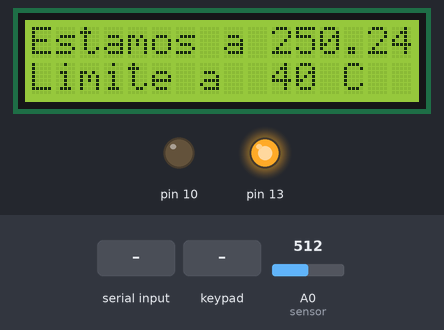
This sketch was run on a simulated Arduino Uno, built with avr-gcc and run on an emulated ATmega328P. Shown: 16×2 character LCD, output pins drawn as LEDs (lit = HIGH). The test bench sets the inputs (shaded band); at power-on: A0 (sensor) = 512. What the sketch prints to the serial monitor is not drawn.

Above: at 1.2 s.
1.3 s: "90,45\n" received over Serial
At 3.0 s:
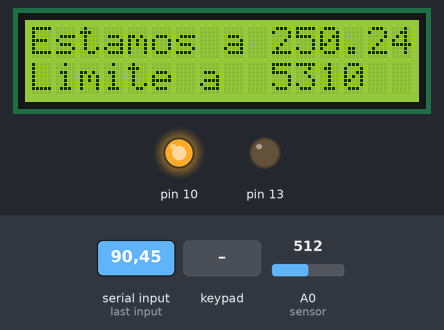
3.5 s: A0 (sensor) set to 716
At 4.6 s:
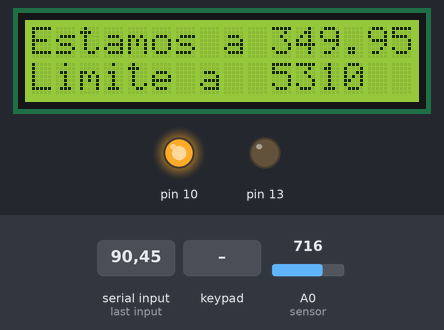
5.0 s: key 'A' pressed
At 6.1 s:
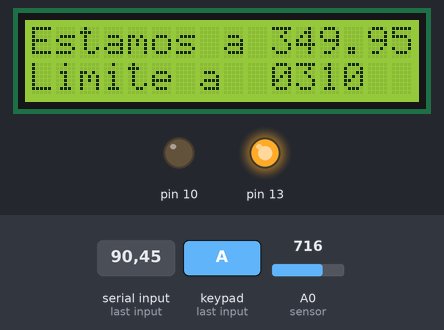
6.6 s: keypad keys 1 2 A pressed 0.4 s apart
At 8.9 s:
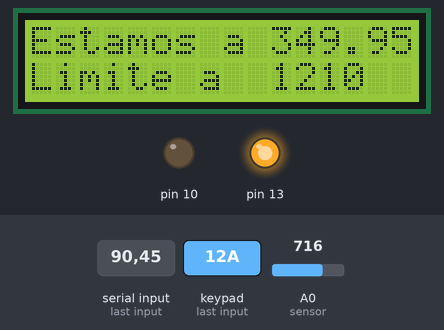
9.3 s: keypad keys 2 5 A pressed 0.4 s apart
At 11.0 s:
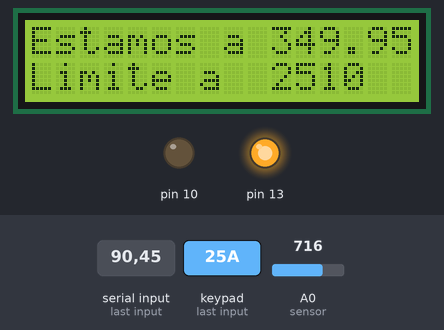
12.0 s: A0 (sensor) set to 900
At 13.0 s:
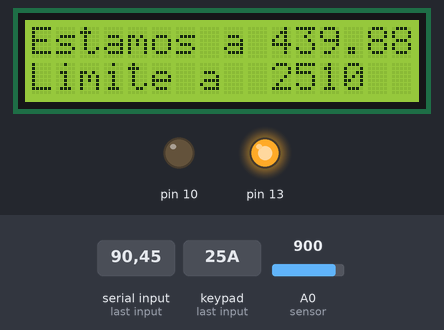
Timing chart, 0 to 14.5 s (numbered marks = the images above; inputs shaded):
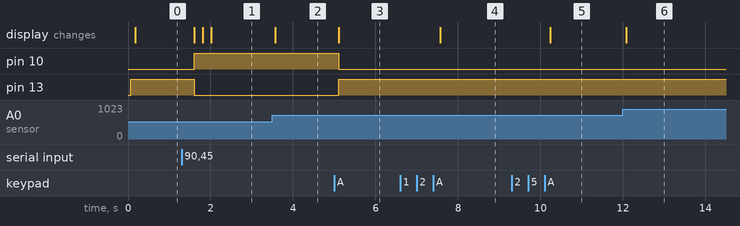

The sketch:

sketch_nov25a.ino
```cpp
int k=0,l=0,input=0;
int cuadro=0,fila=0;
String limite="";
#include <Keypad.h>
int valorlimite=40;
const byte filas=4;
const byte columnas=4;
char teclado[filas][columnas]={
  {'1','2','3','A'},
  {'4','5','6','B'},
  {'7','8','9','C'},
  {'*','0','#','D'}
};
byte biteF[filas]={33,32,31,30};
byte biteC[columnas]={27,26,25,24};
Keypad teclado1= Keypad(makeKeymap(teclado),biteF,biteC,filas,columnas);


#include <LiquidCrystal.h>
LiquidCrystal lcd(12,11,5,4,3,2);
float temp;
void setup() {
pinMode(13,OUTPUT);
pinMode(10,OUTPUT);
Serial.begin(9600);
lcd.begin(16,2);
lcd.print("Estamos a      C");
lcd.setCursor(0,1);
lcd.print("Limite a     C");
}

void loop() {
  Serial.println(analogRead(A0));//recibe valor del sensor
  temp=(500.0*analogRead(A0))/1023;

  if(temp>valorlimite){
      digitalWrite(13,HIGH);
      digitalWrite(10,LOW);
    }
   if(temp<valorlimite){
      digitalWrite(13,LOW);
      digitalWrite(10,HIGH);
    }
    lcd.setCursor(10,0);
  lcd.print(temp);

  if(Serial.available()>0 ){
    input=Serial.read();
    limite=limite+""+input;
    l++;
    if(l==2){//validado dos numeros
      valorlimite=limite.toInt();//Valor ay b de java se transforma a entero
      l=0;
      limite="";
    }
  }

  char valor=teclado1.getKey();
  if ((valor)&&(k<2)){
    limite=limite+""+valor;
    k++;
  }
  if(valor=='A'){
    valorlimite=limite.toInt();
    k=0;
    limite="";
    }
    delay(100);
  lcd.setCursor(10,1);
  lcd.print(valorlimite);
}
```

Measured:
- after the input at 1.3 s, pin 10: LOW → HIGH after 0.31 s; pin 13: HIGH → LOW after 0.31 s; the display: first changes after 0.31 s (image 1 shows a later state)
- after the input at 3.5 s, the display: changes after 0.07 s (image 2)
- after the input at 5.0 s, pin 10: HIGH → LOW after 0.11 s; pin 13: LOW → HIGH after 0.11 s; the display: changes after 0.11 s (image 3)
- after the input at 6.6 s, the display: changes after 0.97 s (image 4)
- after the input at 9.3 s, the display: changes after 0.94 s (image 5)
- after the input at 12.0 s, the display: changes after 0.09 s (image 6)
